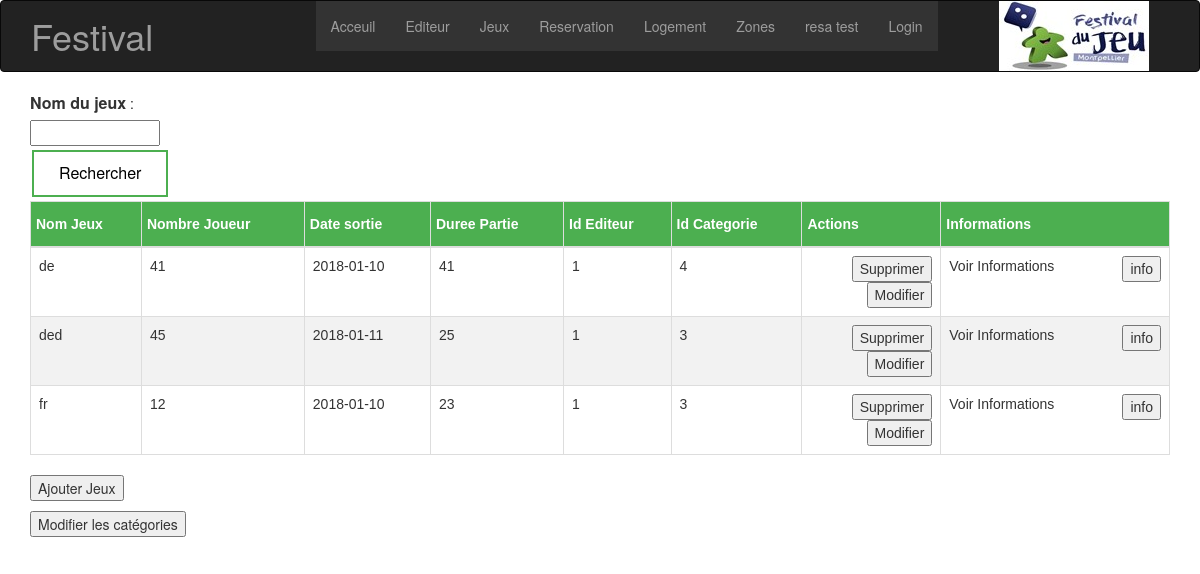
/jeux.php, run on the app's committed database.
### tables this page shows
CREATE TABLE jeux(
	NumJeux int NOT NULL UNIQUE AUTO_INCREMENT,
	FestivalJeux int,
	NomJeux varchar(255),
	NombreJoueur int,
	DateSortie date,
	DureePartie int,
	NumEditeur int NOT NULL,
	CodeCategorie int NOT NULL,
	CommentaireJeux varchar (999),
	PRIMARY KEY (NumJeux)
);

### jeux.php (the view, shortened to what this page needs)
<?php
    include'inc/header.php';
    $myPDO = new PDO('mysql:host=localhost;dbname=piscine', 'root', '');
    $sqlannee = "SELECT * from Festival where Courant = '1' ";
	$annee1 = $myPDO->query($sqlannee);
	$Festival = $annee1->fetch();
	$annee = $Festival['AnneeFestival'];
    $sql1 = 'SELECT * FROM `jeux` WHERE FestivalJeux = \''.$annee.'\''  ;
    $k = $myPDO->query($sql1);
    ?>
        <div class="container">
            <form method="POST" action="InfoJeux.php">
                <label for="NomJeux" style="font-size: 16px">Nom du jeux</label> :
                <input type="text" name="nomJeux" id="nomJeux"  >
                <input type="submit" class = "recherche" style="left:20px;" id="recherche" value="Rechercher" /></button>
            </form>
            <table class="table table-bordered table-condensed" id="jeux">
                <thead>
                    <tr>
                        <th>Nom Jeux</th>
                        <th>Nombre Joueur</th>
                        <th>Date sortie</th>
                        <th>Duree Partie</th>
                        <th>Id Editeur</th>
                        <th>Id Categorie</th>
                        <th>Actions</th>
                        <th>Informations</th>
                    </tr>
                </thead>
                <tbody>
                    <?php while ($r = $k->fetch()): ?>
                        <tr>
                            <td><?php echo htmlspecialchars($r["NomJeux"]) ?></td>
                            <td><?php echo htmlspecialchars($r['NombreJoueur']); ?></td>
                            <td><?php echo htmlspecialchars($r['DateSortie']); ?></td>
                            <td><?php echo htmlspecialchars($r['DureePartie']); ?></td>
                            <td><?php echo htmlspecialchars($r['NumEditeur']); ?></td>
                            <td><?php echo htmlspecialchars($r['CodeCategorie']); ?></td>
                            <td>
                                <form method="POST" action="supJeux.php">
                                    <input type="submit" style="float:right;" id="suppr" value="Supprimer" />
                                </form>
                                <form method="POST" action="modifJeux.php">
                                    <input type="submit" style="float:right;" id="modif" value="Modifier" />
                                </form>
                            </td>
                            <td>
                                <form method="POST" action="InfoJeux.php">
                                    <input type="submit" style="float:right;" id="info" value="info" />Voir Informations</button>
                                </form>
                            </td>
                        </tr>
                    <?php endwhile; ?>
                </tbody>
            </table>
        <middle>
            <form method="POST" action="ajoutJeux.php">
            <button type="submit">Ajouter Jeux</button>
        </form>
<p>
 <form method="POST" action="categorie.php">
            <input type="submit" value="Modifier les catégories" />
  </form>
</p>
        </middle>
    </div>
</body>
</html>

### inc/header.php (shortened to what this page needs)
<!DOCTYPE html>
<html lang="en">
<head>
	<link rel="stylesheet" href="style-acceuil.css">
	<link rel="stylesheet" href="css/bootstrap.css">
</head>
<body>
	<header>
		<div class="top">
			<nav class=" navbar navbar-dynamic-top navbar navbar-inverse" role= "navigation" id="header">
				<div class="container-fluid">
					<div class="row">
						<img src="inc/logo.jpg">
							<div class="col-md-3">
								<h1 class="navbar-text">Festival</h1>
							</div>
							<div class="col-md-7">
								<ul class="nav navbar-nav">
								  <li><a href="acceuil.php">Acceuil</a></li>
								  <li><a href="editeur.php">Editeur</a></li>
								  <li><a href="jeux.php">Jeux</a></li>
								  <li><a href="reservation.php">Reservation</a></li>
								  <li><a href="logement.php">Logement</a></li>
								  <li><a href="zone.php">Zones</a></li>
								  <li><a href="ChoixEditeurResa.php">resa test</a></li>
								  <li><a href="login.php">Login</a></li>
								</ul>
							</div>
						</div>
					</div>
				</div>
	</header>

### style-acceuil.css (style rules this page uses)
ul { list-style-type: none; margin: 0; padding: 0; overflow: hidden; background-color: #333; }
li { float: left; }
li a { display: block; color: white; text-align: center; padding: 14px 16px; text-decoration: none; }

### jeux.php (style rules this page uses)
#jeux { font-family: "Trebuchet MS", Arial, Helvetica, sans-serif; border-collapse: collapse; width: 100%; }
#jeux td, #editeur th { border: 1px solid #ddd; padding: 8px; }
#jeux tr:nth-child(even) { background-color: #f2f2f2; }
#jeux th { padding-top: 12px; padding-bottom: 12px; text-align: left; background-color: #4CAF50; color: white; }
.recherche { background-color: #4CAF50; border: none; color: white; padding: 10px 25px; text-align: center; text-decoration: none; display: inline-block; font-size: 16px; margin: 4px 2px; -webkit-transition-duration: 0.4s; transition-duration: 0.4s; cursor: pointer; }
.recherche { background-color: white; color: black; border: 2px solid #4CAF50; }
input[type=text] { width: 130px; -webkit-transition: width 0.4s ease-in-out; transition: width 0.4s ease-in-out; }

### data on the page
jeux: NomJeux "de", NombreJoueur "41", DateSortie "2018-01-10", DureePartie "41", NumEditeur "1", CodeCategorie "4"
jeux: NomJeux "ded", NombreJoueur "45", DateSortie "2018-01-11", DureePartie "25", NumEditeur "1", CodeCategorie "3"
jeux: NomJeux "fr", NombreJoueur "12", DateSortie "2018-01-10", DureePartie "23", NumEditeur "1", CodeCategorie "3"
